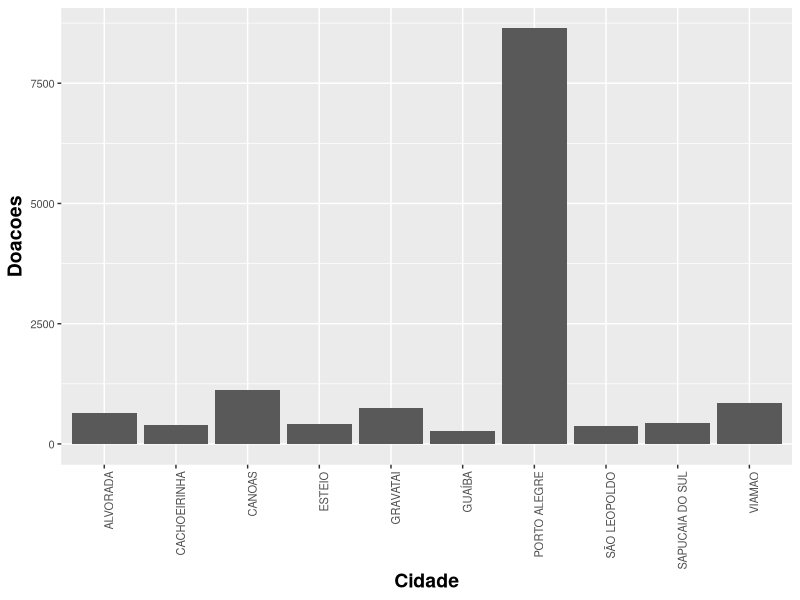
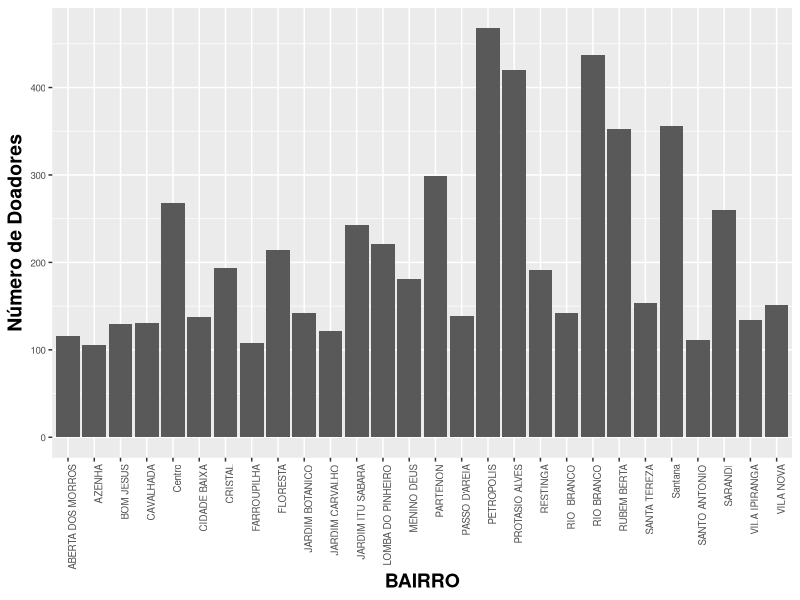
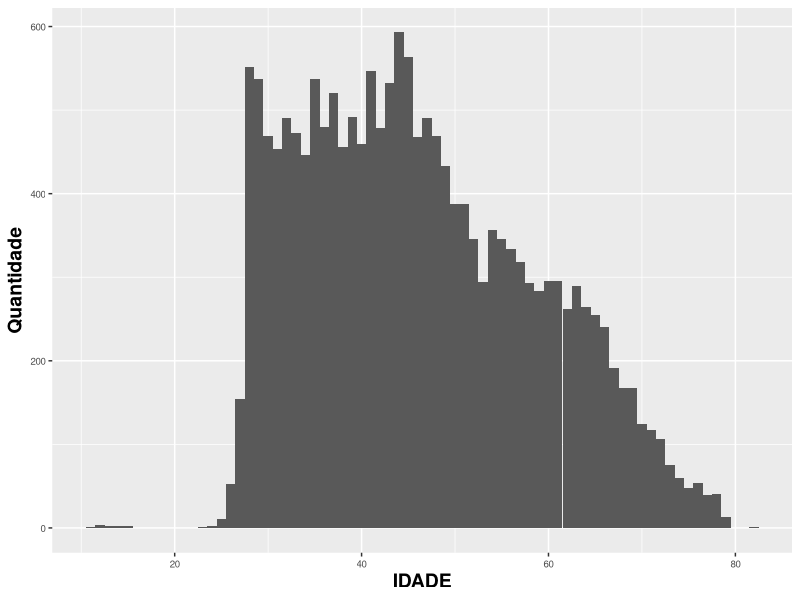
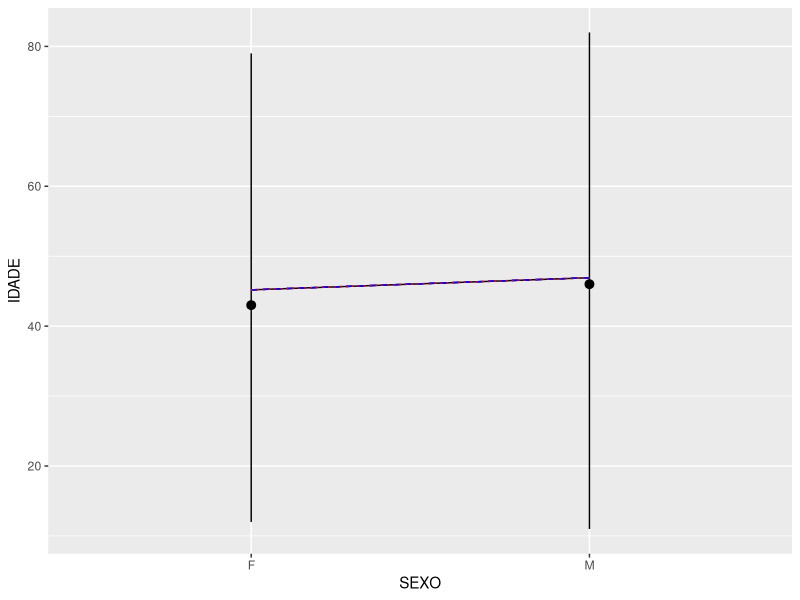
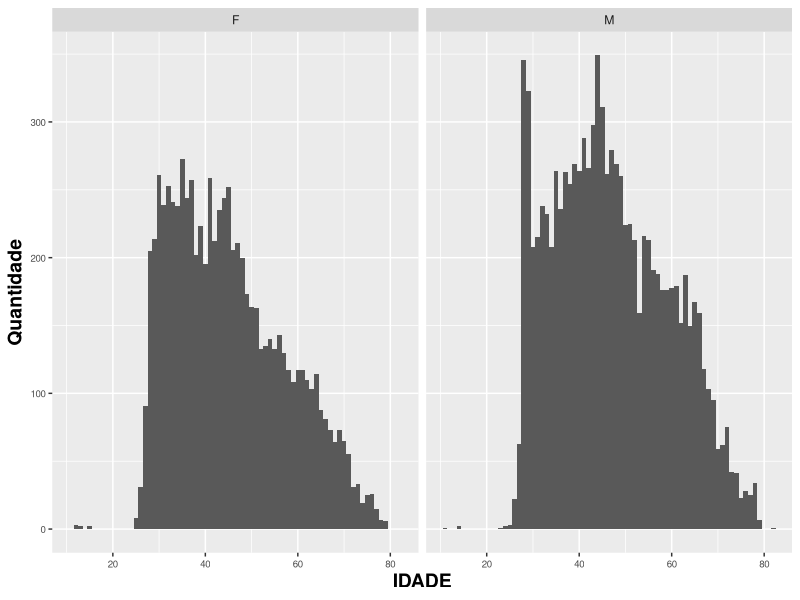
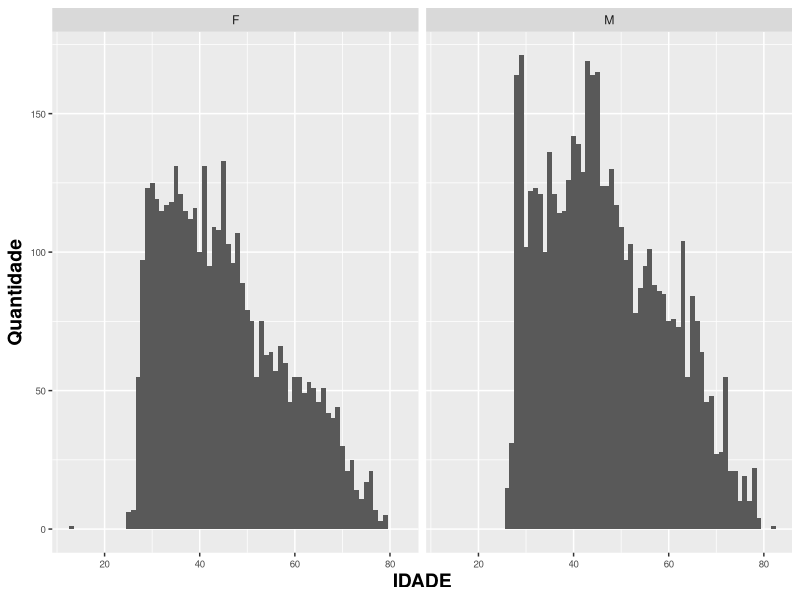
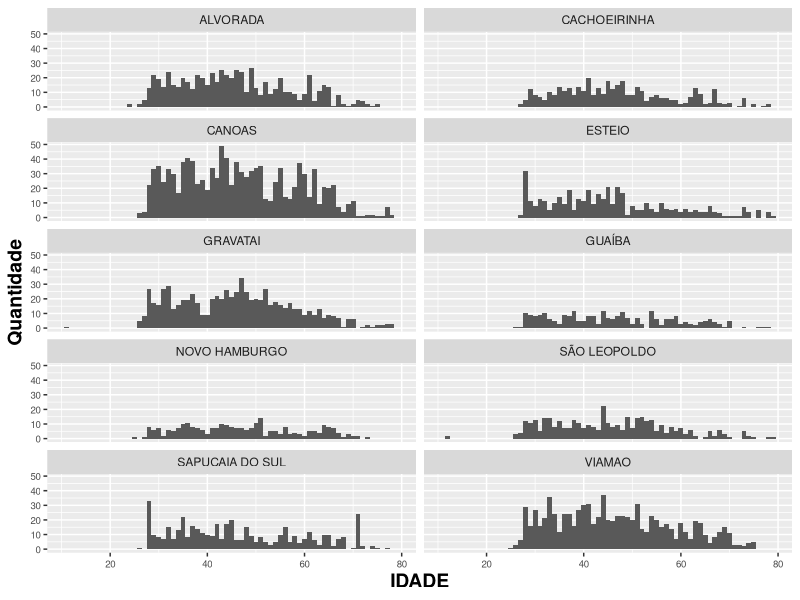

Generate these figures, in order, with R:
## ---- chunk 1
library(tidyverse)
library(gridExtra)
library(readr)

#Setando Encoding
Sys.setlocale("LC_ALL", "pt_BR.UTF-8")
## ---- chunk 2
doacoes <- read.csv2(file = 'doacao-Table 1.csv')
transfusoes <- read.csv2(file = 'transfusao-Table 1.csv')
## ---- chunk 3
head(doacoes)
## ---- chunk 4
head(transfusoes)
## ---- chunk 5
doacoes <- subset(doacoes, select = -c(ID) )
transfusoes <- subset(transfusoes, select = -c(ID) )
## ---- chunk 6
head(doacoes)
## ---- chunk 7
head(transfusoes)
## ---- chunk 8
summary(doacoes)
## ---- chunk 9
cidades <- table(doacoes$CIDADE)
head(cidades)
## ---- chunk 10
length(cidades)
## ---- chunk 11
cidades <- as.data.frame(cidades)
colnames(cidades) <- c("Cidade", "Doacoes")
head(cidades)
## ---- chunk 12
order.donnations <- with(cidades, order(-Doacoes))
first_ten <- head(cidades[order.donnations,],  10)
first_ten
## ---- chunk 13
?geom_text

first_ten %>% 
  ggplot(mapping = aes(x = Cidade, y = Doacoes))+
  geom_col() +
  theme(axis.text=element_text(size=8),
        axis.text.x = element_text(angle = 90, hjust = 1),
        axis.title=element_text(size=14,face="bold"))

## ---- chunk 14
poa_df <- subset(doacoes, doacoes$CIDADE == 'PORTO ALEGRE')

print('Sumário por bairros.')
summary(poa_df$BAIRRO)
## ---- chunk 15
poa_bairros_df <- poa_df[ poa_df$BAIRRO %in%  names(table(poa_df$BAIRRO))[table(poa_df$BAIRRO) > 100] , ]

?theme

poa_bairros_df %>% 
  ggplot(mapping = aes(x = BAIRRO))+
  geom_bar() +
  ylab("Número de Doadores")+
  theme(axis.text=element_text(size=7),
        axis.text.x = element_text(angle = 90, hjust = 1),
        axis.title=element_text(size=14,face="bold"))
## ---- chunk 16
calc_idade <- function(data_str) {
  data_nasc <- as.Date(as.character(data_str), format="%Y-%m-%d %H:%M:%S")
  years <- as.numeric(difftime(Sys.Date(), data_nasc, unit="weeks"))/52.25
  return(as.numeric(round(years)))
}
## ---- chunk 17
doacoes$IDADE <- sapply(doacoes$NASCIMENTO, calc_idade)
summary(doacoes$IDADE)
## ---- chunk 18
doacoes %>% 
  ggplot(mapping = aes(x = IDADE))+
  geom_histogram(binwidth = 1)+
  ylab("Quantidade")+
  theme(axis.text=element_text(size=7),
        axis.title=element_text(size=14,face="bold"))
## ---- chunk 19
ggplot(data = doacoes, mapping = aes(x = SEXO, y = IDADE, group = 1))+
  stat_summary(fun.ymin = min, fun.ymax = max, fun.y = median)+
  geom_line(stat = 'summary', fun.y = mean)+
  geom_line(stat = 'summary', fun.y = quantile, fun.args = list(probs = .1),
            linetype = 2, color =  'blue')+
  geom_line(stat = 'summary', fun.y = quantile, fun.args = list(probs = .75),
            linetype = 3, color =  'red')+
  geom_line(stat = 'summary', fun.y = quantile, fun.args = list(probs = .9),
            linetype = 2, color =  'blue')+
  geom_line(stat = 'summary', fun.y = quantile, fun.args = list(probs = .25),
            linetype = 3, color =  'red')
## ---- chunk 20
doacoes %>% 
  ggplot(mapping = aes(x = IDADE))+
  geom_histogram(binwidth = 1)+
  ylab("Quantidade")+
  theme(axis.text=element_text(size=7),
        axis.title=element_text(size=14,face="bold"))+
  facet_wrap( ~ SEXO, ncol = 2)
## ---- chunk 21
doacoes %>% 
  subset(CIDADE == 'PORTO ALEGRE') %>%
  ggplot(mapping = aes(x = IDADE))+
  geom_histogram(binwidth = 1)+
  ylab("Quantidade")+
  theme(axis.text=element_text(size=7),
        axis.title=element_text(size=14,face="bold"))+
  facet_wrap( ~ SEXO, ncol = 2)
## ---- chunk 22
doacoes[ doacoes$CIDADE %in%  names(table(doacoes$CIDADE))[table(doacoes$CIDADE) > 250] , ] %>% 
  subset(CIDADE != 'PORTO ALEGRE') %>%
  ggplot(mapping = aes(x = IDADE))+
  geom_histogram(binwidth = 1)+
  ylab("Quantidade")+
  theme(axis.text=element_text(size=7),
        axis.title=element_text(size=14,face="bold"))+
  facet_wrap( ~CIDADE, ncol = 2)
